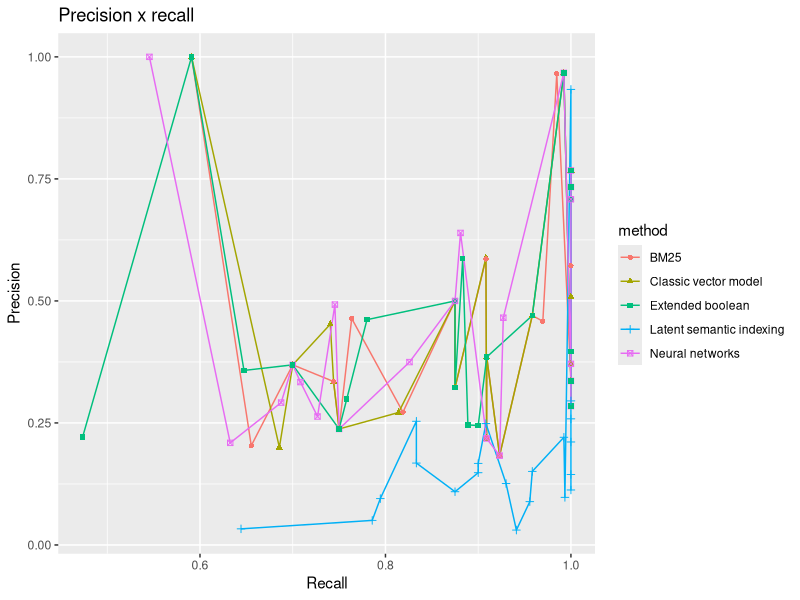

Generate this figure with R:
#loading library
require("ggplot2")

# selecting the current directory
setwd("/home/user/tassiovale/spltrac/experiment/results/")

# read csv file
data <- read.csv("2017-07-31_11h53m_output.csv")

chart <- ggplot(data=data, aes(x=recall, y=precision, group=method, colour=method)) +
    geom_line() +
    geom_point(aes(shape=method)) +
    ggtitle("Precision x recall") +
    labs(x="Recall", y="Precision") +
    scale_fill_discrete(name="IR method")

ggsave("2017-07-31_11h53m_precisionrecall_chart.eps")